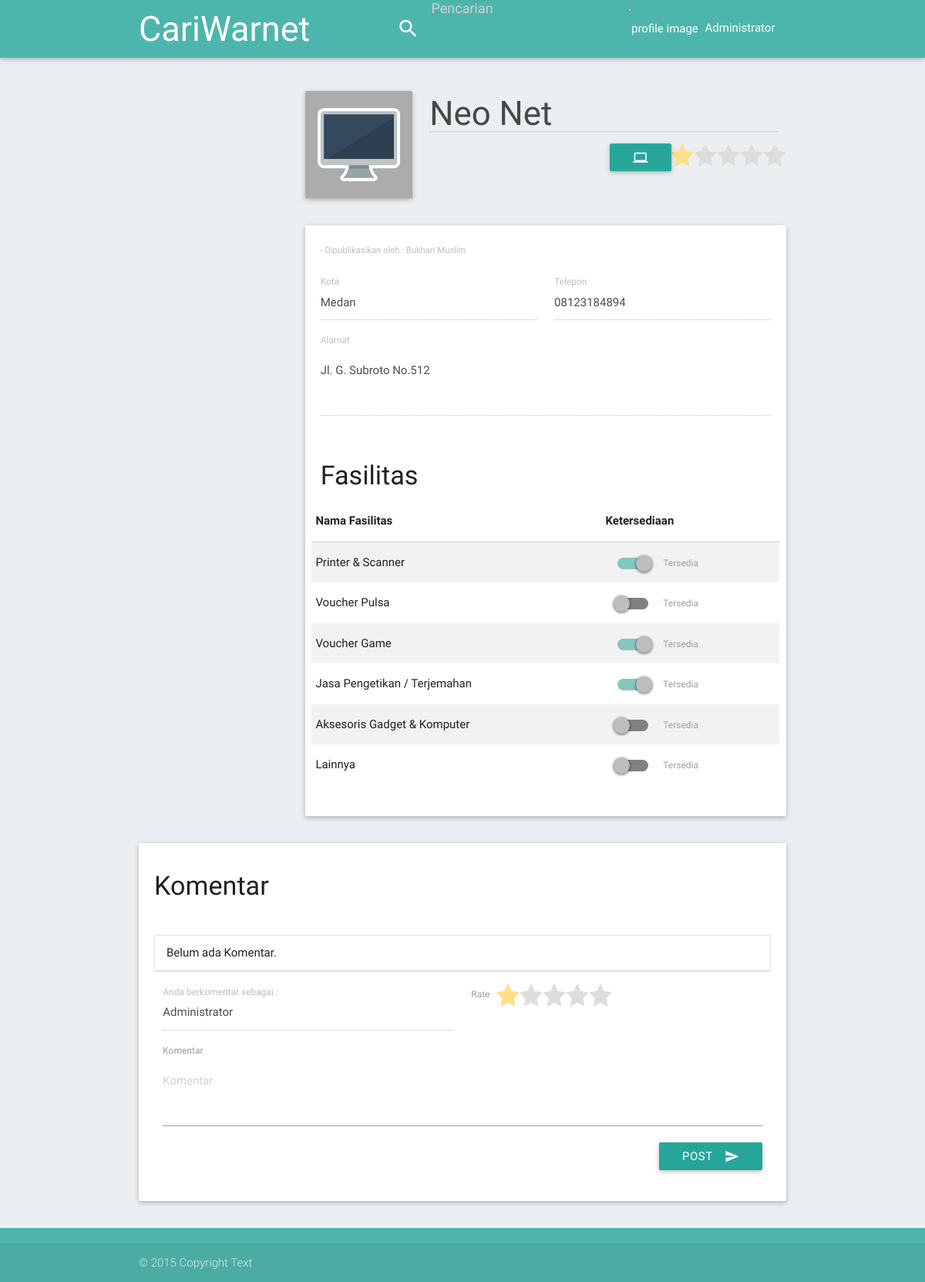
Screenshot of /warnet?id=4 (signed in) with the database file from the repository.
### tables this page shows
CREATE TABLE `tblwarnet` (
  `wrnet_id` int(8) NOT NULL,
  `wrnet_owner` int(8) NOT NULL,
  `wrnet_name` varchar(64) NOT NULL,
  `wrnet_alamat` varchar(200) DEFAULT '',
  `wrnet_kota` varchar(50) DEFAULT '',
  `wrnet_phone` varchar(30) DEFAULT NULL,
  `wrnet_img` longblob,
  `wrnet_img_nm` varchar(50) DEFAULT '',
  `wrnet_add` datetime NOT NULL,
  `wrnet_f_printer` tinyint(1) DEFAULT '0',
  `wrnet_f_pulsa` tinyint(1) DEFAULT '0',
  `wrnet_f_game` tinyint(1) DEFAULT '0',
  `wrnet_f_ketik` tinyint(1) DEFAULT '0',
  `wrnet_f_acc` tinyint(1) DEFAULT '0',
  `wrnet_f_otr` tinyint(1) DEFAULT '0'
);

CREATE TABLE `tblmember` (
  `mbr_id` int(8) NOT NULL,
  `mbr_username` varchar(64) NOT NULL,
  `mbr_password` varchar(32) NOT NULL,
  `mbr_name` varchar(200) NOT NULL,
  `mbr_email` varchar(64) NOT NULL,
  `mbr_tempat_lhr` varchar(100) DEFAULT '',
  `mbr_tgl_lhr` datetime(6) NOT NULL,
  `mbr_phone` varchar(30) DEFAULT '',
  `mbr_mode` tinyint(4) DEFAULT '1',
  `mbr_img` longblob,
  `mbr_img_nm` varchar(50) DEFAULT ''
);

### warnet/index.php (the view, shortened to what the rows shown need)
<?php
include("../options/myLib.php");
include("warnet.php");
?>
<!DOCTYPE html>
<html lang="en">
<head>
<?php
include("../options/initial.php");
?>
</head>
<body id="main-page" class="blue-grey lighten-5">
	<main>
		<div class="container">
            <?php
            if ($isDetail) {
            ?>
			<form name="form_profile" method="post" action="<?=$_SERVER['PHP_SELF']?>" enctype="multipart/form-data">
				<div class="row">
					<div class="col s12 m9 push-m3">
                        <div class="row">
                            <div class="col m3">
                                <div class="card">
                                    <div class="card-image">
                                        <?php
                                            if (!empty($netImageNm)) {
                                        ?>
                                        <img id="inputImg" src="<?= $prefix . "warnet/display.php?id=" .$curId?>" width="100%" alt="" class="materialboxed" data-caption="<?=$netName?>">
                                        <?php
                                            } else {
                                        ?>
                                        <img id="inputImg" src="<?= $prefix . "img/empty_computer.jpg"; ?>" width="100%" alt="" class="materialboxed" data-caption="<?=$netName?>">
                                        <?php
                                            }
                                        ?>
                                    </div>
                                </div>
                            </div>
                            <div class="col m9 s12">
                                <div class="row">
                                    <div class="col m12">
                                        <div class="input-field col s12" style="padding-left: 0;">
                                            <input id="name" type="text" name="name" placeholder="Nama Warnet" value="<?=$netName?>" class="validate h3" autofocus <?php if (!$isEdit) echo "disabled" ?> tabindex="1">
                                        </div>
                                    </div>
                                    <div class="col s12">
                                        <span class="star-rating right">
                                            <input type="radio" name="rating" value="1" checked><i></i>
                                        </span>
                                        <button class="waves-effect waves-light btn white-text tooltipped right <?php if ($isEdit) echo "hide" ?>" type="button" name="lihatPc" id="lihatPc" data-tooltip="Lihat PC" tabindex="6" style="margin-left: 5px">
                                            <i class="material-icons">computer</i>
                                        </button>
                                    </div>
                                </div>
                            </div>
                        </div>
						<div class="card">
							<div class="card-content">
                                <div class="row">
                                    <div class="col m12">
                                        <small class="grey-text text-lighten-1">- Dipublikasikan oleh : <?=$netOwnerName?></small>
                                    </div>
                                </div>
								<div class="row">
									<div class="input-field col m6">
										<input id="born" name="kota" placeholder="Kota" type="text" class="validate" value="<?=$netKota?>" <?php if (!$isEdit) echo "disabled" ?> tabindex="2">
										<label for="born">Kota</label>
									</div>
									<div class="input-field col m6">
										<input id="phone" name="phone" placeholder="Telepon" type="text" class="validate" value="<?=$netPhone?>" <?php if (!$isEdit) echo "disabled" ?> tabindex="3">
										<label for="phone">Telepon</label>
									</div>
                                    <div class="input-field col m12">
                                        <textarea id="alamat" name="alamat" placeholder="Alamat" class="materialize-textarea" length="200" <?php if (!$isEdit) echo "disabled" ?> tabindex="4"><?=$netAlamat?></textarea>
										<label for="alamat">Alamat</label>
									</div>
								</div>
                                <div class="row">
                                    <div class="col s10">
                                        <h4>Fasilitas</h4>
                                    </div>
                                    <div class="table">
                                        <table class="striped responsive-table">
                                            <thead>
                                                <tr>
                                                    <th>Nama Fasilitas</th>
                                                    <th>Ketersediaan</th>
                                                </tr>
                                            </thead>
                                            <tbody>
                                                <tr>
                                                    <td>Printer & Scanner</td>
                                                    <td>
                                                        <div class="switch">
                                                            <label>
                                                                <span class="lever"></span>
                                                                Tersedia
                                                            </label>
                                                        </div>
                                                    </td>
                                                </tr>
                                                <tr>
                                                    <td>Voucher Pulsa</td>
                                                    <td>
                                                        <div class="switch">
                                                            <label>
                                                                <span class="lever"></span>
                                                                Tersedia
                                                            </label>
                                                        </div>
                                                    </td>
                                                </tr>
                                                <tr>
                                                    <td>Voucher Game</td>
                                                    <td>
                                                        <div class="switch">
                                                            <label>
                                                                <span class="lever"></span>
                                                                Tersedia
                                                            </label>
                                                        </div>
                                                    </td>
                                                </tr>
                                                <tr>
                                                    <td>Jasa Pengetikan / Terjemahan</td>
                                                    <td>
                                                        <div class="switch">
                                                            <label>
                                                                <span class="lever"></span>
                                                                Tersedia
                                                            </label>
                                                        </div>
                                                    </td>
                                                </tr>
                                                <tr>
                                                    <td>Aksesoris Gadget & Komputer</td>
                                                    <td>
                                                        <div class="switch">
                                                            <label>
                                                                <span class="lever"></span>
                                                                Tersedia
                                                            </label>
                                                        </div>
                                                    </td>
                                                </tr>
                                                <tr>
                                                    <td>Lainnya</td>
                                                    <td>
                                                        <div class="switch">
                                                            <label>
                                                                <span class="lever"></span>
                                                                Tersedia
                                                            </label>
                                                        </div>
                                                    </td>
                                                </tr>
                                            </tbody>
                                        </table>
                                    </div>
                                </div>
							</div>
						</div>
					</div>
				</div>
			</form>
            <?php
                if (!$isEdit) {
                    $jlhCmt = 0;
                    if (!empty($hasilKomen)) $jlhCmt = mysql_num_rows($hasilKomen);
            ?>
            <div class="card">
                <div class="card-content">
                    <div class="row">
                        <div class="col s12">
                            <h4>
                                Komentar
                            </h4>
                        </div>
                    </div>
                    <div class="row">
                        <div class="col s12">
                            <ul class="collection">
                                <?php
                                if ($jlhCmt > 0) {
                                    while ($dataCmt = mysql_fetch_array($hasilKomen)) {
                                ?>
                                <li class="collection-item avatar">
                                    <img src="<?=$prefix?>profile/display.php?id=<?=$dataCmt['com_mbr_id']?>" alt="" width="24px" class="circle responsive-img comment-img" >
                                    <span class="title">
                                        <a href="<?=$prefix?>profile?id=<?=$dataCmt['com_mbr_id']?>">
                                            <?=$dataCmt['com_mbr_nm']?>
                                        </a>
                                    </span>
                                    <p><?=$dataCmt['com_desc']?></p>
                                    <span class="secondary-content">
                                        <span class="star-rating">
                                            <input type="radio" name="rating" value="1" <?php echo ($dataCmt['com_rate'] == 1) ? "checked=\"true\"" : "";?> disabled="true"><i></i>
                                            <input type="radio" name="rating" value="2" <?php echo ($dataCmt['com_rate'] == 2) ? "checked=\"true\"" : "";?> disabled="true"><i></i>
                                            <input type="radio" name="rating" value="3" <?php echo ($dataCmt['com_rate'] == 3) ? "checked=\"true\"" : "";?> disabled="true"><i></i>
                                            <input type="radio" name="rating" value="4" <?php echo ($dataCmt['com_rate'] == 4) ? "checked=\"true\"" : "";?> disabled="true"><i></i>
                                            <input type="radio" name="rating" value="5" <?php echo ($dataCmt['com_rate'] == 5) ? "checked=\"true\"" : "";?> disabled="true"><i></i>
                                        </span>
                                        <?=date_format(date_create($dataCmt['com_dt']), "d M Y H:i:s")?>
                                        </span>
                                </li>
                                <?php
                                    }
                                }
                                else {
                                ?>
                                <li>
                                    <div class="collapsible-header active">
                                        Belum ada Komentar.
                                        </div>
                                </li>
                                <?php
                                }
                                ?>
                            </ul>
                        </div>
                        <?php
                        if ($isLogin) {
                        ?>
                        <div class="col s12">
                            <form name="form_komentar" method="post" action="<?=$_SERVER['PHP_SELF']?>">
                                <div class="input-field col m6">
                                    <input id="userK" name="userK" type="text" placeholder="Nickname" value="<?=$userK?>" disabled>
                                    <label for="userK">Anda berkomentar sebagai :</label>
                                </div>
                                <div class="col m6">
                                    <label style="display: inline-block; height:30px; margin-right:5px;">Rate</label>
                                    <span class="star-rating">
                                        <input type="radio" name="rating" value="1" checked><i></i>
                                    </span>
                                </div>
                                <div class="input-field col m12">
                                    <textarea id="komentar" name="komentar" placeholder="Komentar" class="materialize-textarea" length="200" tabindex="12"><?=$komentar?></textarea>
                                    <label for="komentar">Komentar</label>
                                </div>
                                <div class="col m12">
                                    <button class="btn waves-effect waves-light white-text right tooltipped" type="submit" name="post" data-tooltip="Post" tabindex="5">Post
                                        <i class="material-icons right">send</i>
                                    </button>
                                </div>
                            </form>
                        </div>
                        <?php
                        }
                        ?>
                    </div>
                </div>
            </div>
            <?php
                }
            }
            ?>
		</div>
	</main>
</body>
</html>

### rows the page displays
tblwarnet: name "Neo Net", tblmember.mbr_name "Bukhari Muslim", kota "Medan", phone "08123184894", alamat "Jl. G. Subroto No.512"

### other values shown
$sessionName "Administrator"
